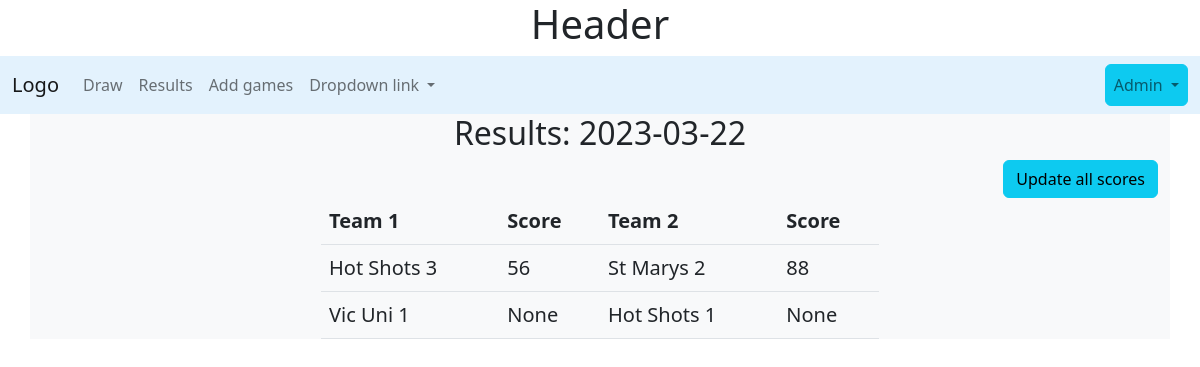
The app's page /results, older data.
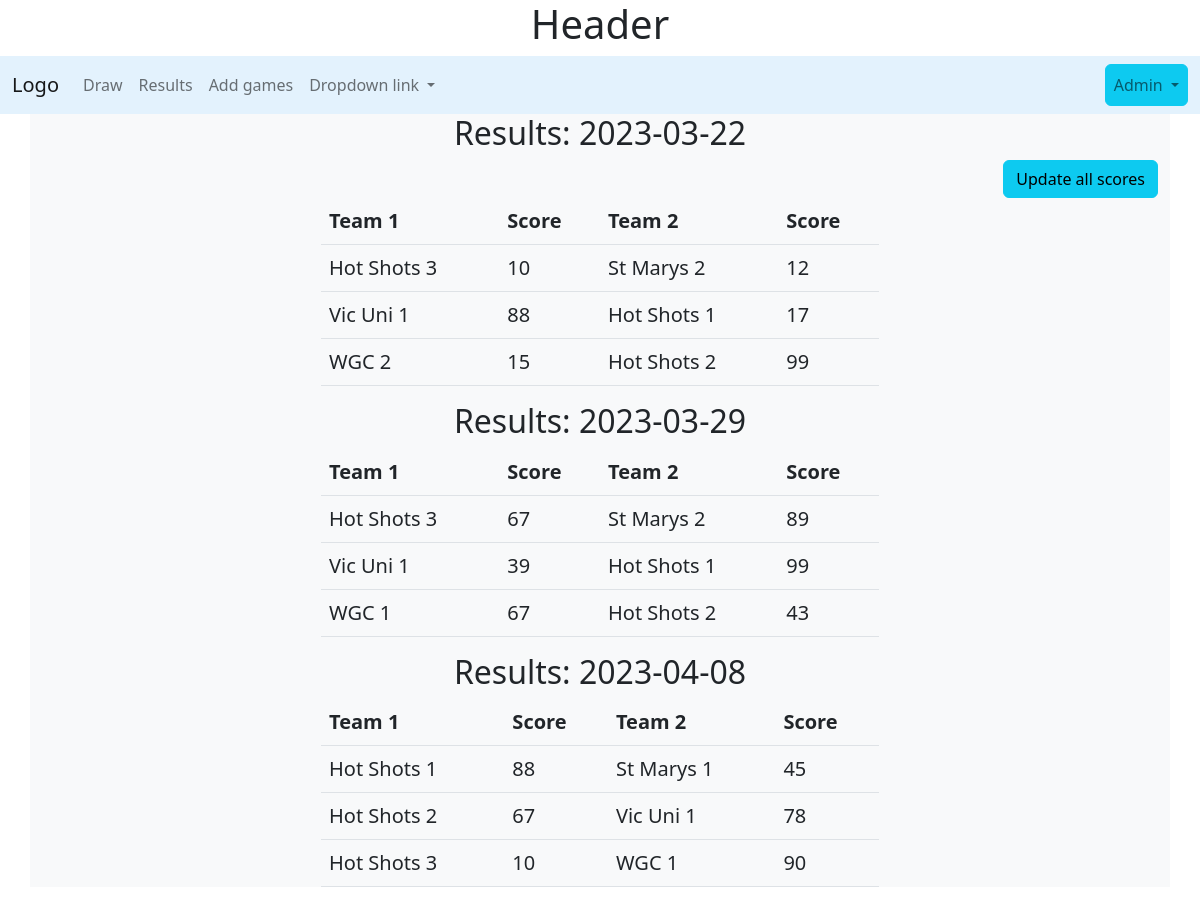
The same page, newer data.
### tables this page shows
CREATE TABLE draw
(
    draw_id   integer primary key autoincrement,
    draw_date date    not null,
    team_1    integer not null,
    score_1   integer,
    team_2    integer not null,
    score_2   integer,
    foreign key (team_1) references team (team_id),
    foreign key (team_2) references team (team_id),
    unique(draw_date,team_1,team_2)
);

CREATE TABLE team(
    team_id integer primary key autoincrement ,
    team_name text not null unique
);

### server.py (the view)
@app.route('/results')
def results():
    sql = """ select d.draw_id as "game_id",
    strftime('%Y-%m-%d ', d.draw_date) as "Date",
    d.score_1 as "score_1",
    d.score_2 as "score_2",
    b.team_name as "team_1",
    c.team_name as "team_2"
    from draw d
    join team b on  d.team_1 = b.team_id
    join team c on  d.team_2 = c.team_id """
    scores = run_search_query_tuples(sql,(),db_path, True)
    return render_template("results.html", scores=scores)

### db_functions.py (called while the page is built)
def run_search_query_tuples(sql_query,values_tuple, file_path, rowfactory=False):
    result = None
    try:
        db = sqlite3.connect(file_path)
        if rowfactory:
            db.row_factory = sqlite3.Row
        cursor = db.cursor()
        cursor.execute(sql_query,values_tuple)
        result = cursor.fetchall()
        cursor.close()
    except sqlite3.Error as error:
        print("Error running search query tuples: {}".format(error))
        return None
    db.close()
    if result is None:
        print("No search values were found")
    return result

### templates/results.html (shortened to what this page needs)
{% extends "layout.html" %}
{% block content %}
<div class="container bg-light">
{% set ns=namespace(drawdate = "") %}
{% for row in scores %}
    {% if loop.index0 == 0 %}
        {% set ns.drawdate=row['Date'] %}
        <h2 class="text-center">Results: {{ns.drawdate}}</h2>
    <div class="text-end">
     <a class="btn btn-info" href="{{ url_for('allscores') }}" role="button">Update all scores </a>
        </div>
        <table class="table w-50 mx-auto">
        <thead>
        <tr><th>Team 1</th><th>Score</th><th>Team 2</th><th>Score</th></tr>
        </thead>
    {% endif %}
    {% if ns.drawdate != row['Date'] %}
        {% set ns.drawdate=row['Date'] %}
        </table>
        <h2 class="text-center">Results: {{ns.drawdate}}</h2>
        <table class="table w-50 mx-auto">
        <thead>
        <tr><th>Team 1</th><th>Score</th><th>Team 2</th><th>Score</th></tr>
        </thead>
    {% endif %}
    <tr><td>{{ row['team_1'] }}</td><td> {{ row['score_1'] }}</td><td>{{ row['team_2'] }}</td> <td>{{ row['score_2'] }}</td></tr>
{% endfor %}
</table>
    </div>
{% endblock %}

Row changes from the older to the newer data that the page shows:
changed draw (number 1 of 9 on the later page): score_1 "56" → "10"; score_2 "88" → "12"
changed draw (number 2 of 9 on the later page): score_1 "None" → "88"; score_2 "None" → "17"
added draw: team_1 "WGC 2", score_1 "15", team_2 "Hot Shots 2", score_2 "99"
added draw: drawdate "2023-03-29", team_1 "Hot Shots 3", score_1 "67", team_2 "St Marys 2", score_2 "89"
added draw: team_1 "Vic Uni 1", score_1 "39", team_2 "Hot Shots 1", score_2 "99"
added draw: team_1 "WGC 1", score_1 "67", team_2 "Hot Shots 2", score_2 "43"
added draw: drawdate "2023-04-08", team_1 "Hot Shots 1", score_1 "88", team_2 "St Marys 1", score_2 "45"
added draw: team_1 "Hot Shots 2", score_1 "67", team_2 "Vic Uni 1", score_2 "78"
added draw: team_1 "Hot Shots 3", score_1 "10", team_2 "WGC 1", score_2 "90"
